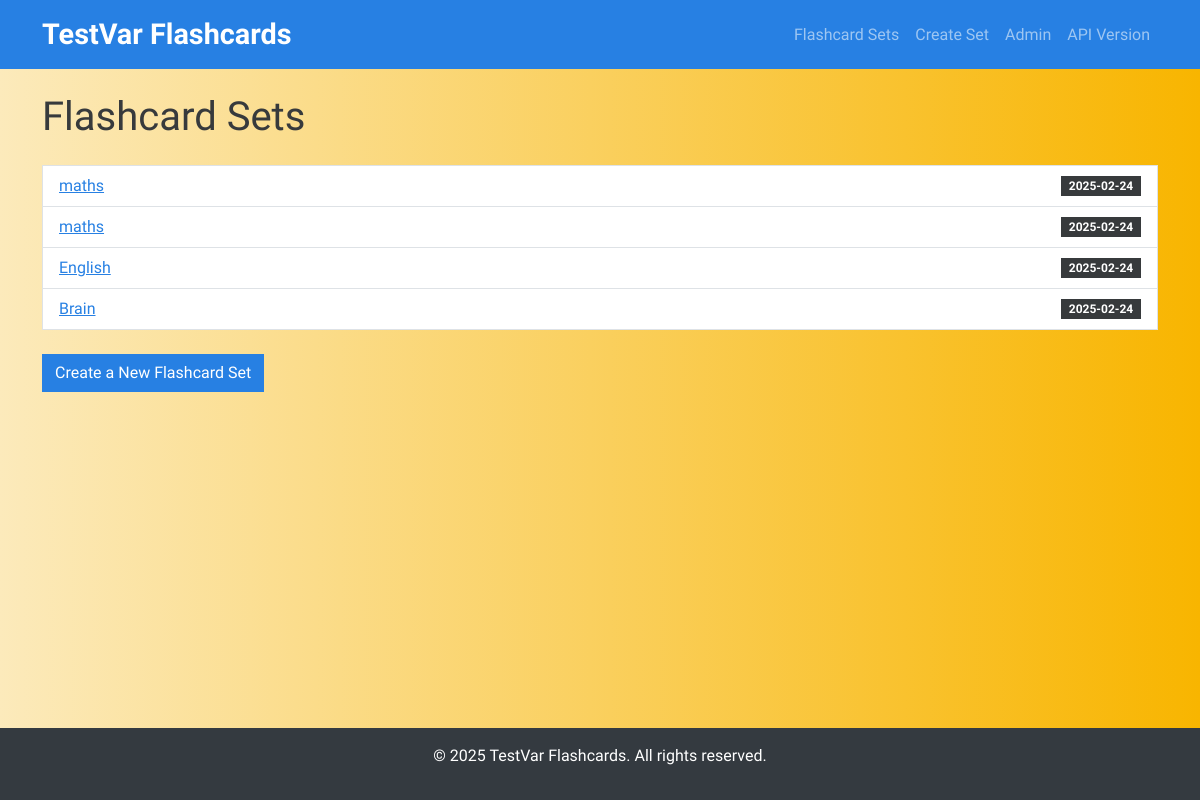
The page /sets on the database as committed earlier.
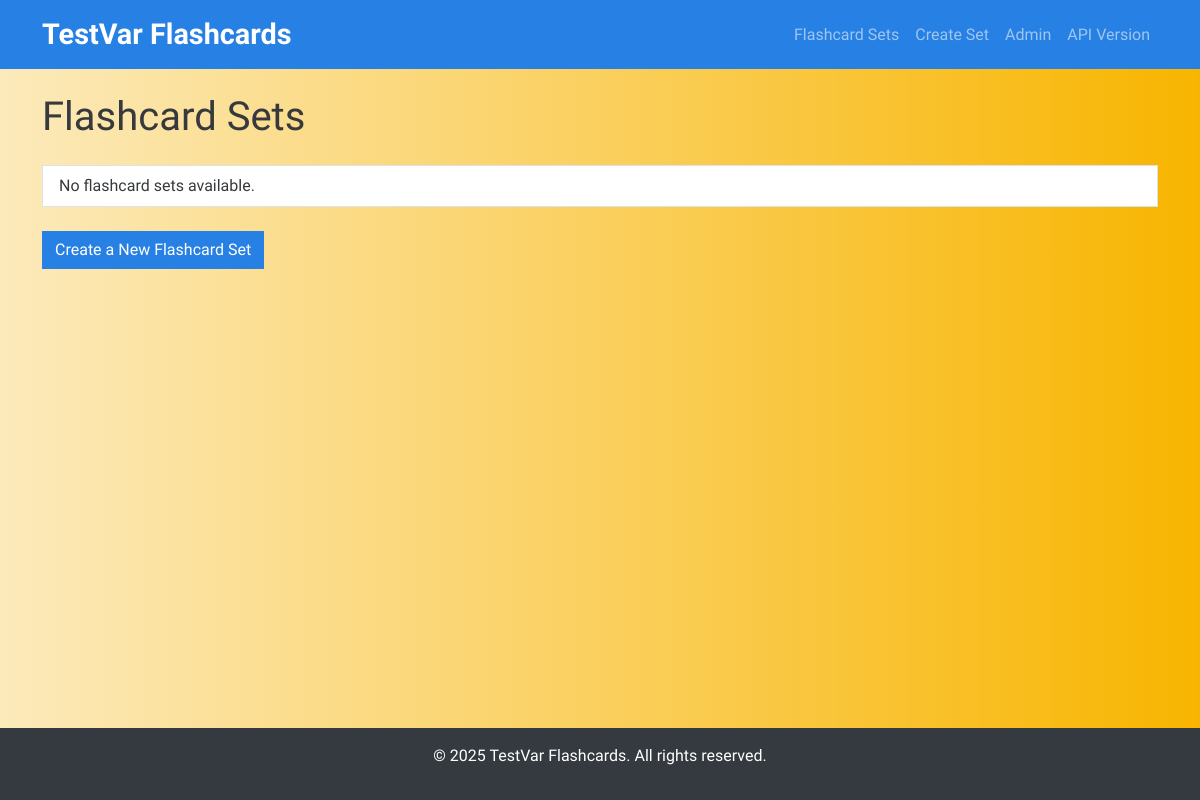
The same page on the database as committed later.
### models.py (models this page shows)
class FlashcardSet(db.Model):
    __tablename__ = 'flashcard_sets'
    id = db.Column(db.Integer, primary_key=True)
    name = db.Column(db.String(100), nullable=False)
    created_at = db.Column(db.DateTime, default=datetime.utcnow)
    flashcards = db.relationship('Flashcard', backref='flashcard_set', lazy=True)
    comments = db.relationship('Comment', backref='flashcard_set', lazy=True)
    reviews = db.relationship('Review', backref='flashcard_set', lazy=True)

### app.py (the view)
@app.route('/sets')
def list_sets():
    sets = FlashcardSet.query.all()
    return render_template('sets.html', sets=sets)

### templates/sets.html (shortened to what this page needs)
{% extends "base.html" %}
{% block content %}
<h1>Flashcard Sets</h1>
<ul class="list-group mt-4">
  {% for set in sets %}
  <li class="list-group-item d-flex justify-content-between align-items-center">
    <a href="/sets/{{ set.id }}">{{ set.name }}</a>
    <span class="badge bg-secondary">{{ set.created_at.strftime('%Y-%m-%d') }}</span>
  </li>
  {% else %}
  <li class="list-group-item">No flashcard sets available.</li>
  {% endfor %}
</ul>
<a class="btn btn-primary mt-4" href="/sets/new">Create a New Flashcard Set</a>
{% endblock %}

### templates/base.html (shortened to what this page needs)
<!doctype html>
<html lang="en">
  <head>
    <link href="https://cdn.jsdelivr.net/npm/bootswatch@5.3.0/dist/cosmo/bootstrap.min.css" rel="stylesheet">
  </head>
  <body>
    <nav class="navbar navbar-expand-lg navbar-dark bg-primary">
      <div class="container">
        <a class="navbar-brand" href="{{ url_for('home') }}">TestVar Flashcards</a>
        <div class="collapse navbar-collapse" id="navbarNav">
          <ul class="navbar-nav ms-auto">
            <li class="nav-item"><a class="nav-link" href="{{ url_for('list_sets') }}">Flashcard Sets</a></li>
            <li class="nav-item"><a class="nav-link" href="{{ url_for('new_set') }}">Create Set</a></li>
            <li class="nav-item"><a class="nav-link" href="{{ url_for('admin_daily_limit') }}">Admin</a></li>
            <li class="nav-item"><a class="nav-link" href="{{ url_for('api_version') }}">API Version</a></li>
          </ul>
        </div>
      </div>
    </nav>
    <main class="container my-4">
      {% block content %}{% endblock %}
    </main>
    <footer>
      <div class="container">
        <p>&copy; 2025 TestVar Flashcards. All rights reserved.</p>
      </div>
    </footer>
  </body>
</html>

### templates/base.html (style rules this page uses)
html, body { height: 100%; }
body { display: flex; flex-direction: column; }
main { flex: 1 0 auto; }
footer { flex-shrink: 0; background: #343a40; color: #fff; text-align: center; padding: 1rem 0; }
body { background: linear-gradient(to right, #fceabb, #f8b500); }
.navbar-brand { font-size: 1.8rem; font-weight: bold; }

Rows that differ between the two databases and show on the page:
removed FlashcardSet: name "maths", created_at "2025-02-24"
removed FlashcardSet: name "maths", created_at "2025-02-24"
removed FlashcardSet: name "English", created_at "2025-02-24"
removed FlashcardSet: name "Brain", created_at "2025-02-24"
Other text that changed with them:
text now shown: "No flashcard sets available."
